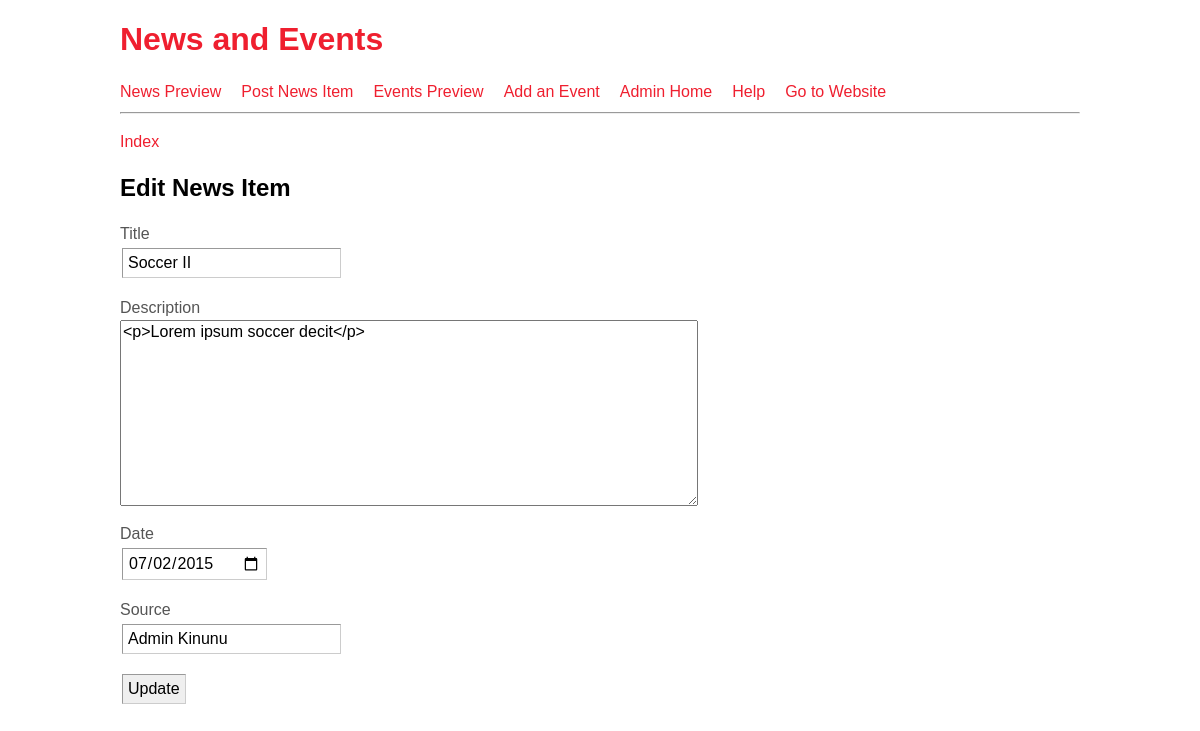
The page /edit-news.php?id=12 on the database its author committed.
### tables this page shows
CREATE TABLE IF NOT EXISTS `news` (
  `news_id` int(12) NOT NULL AUTO_INCREMENT,
  `news_date` date NOT NULL,
  `news_subj` varchar(155) NOT NULL,
  `news_message` text NOT NULL,
  `news_author` varchar(23) NOT NULL,
  PRIMARY KEY (`news_id`),
  FULLTEXT KEY `news_subj` (`news_subj`)
);

### edit-news.php (the view, shortened to what this page needs)
<?php
require_once('includes/config.php');
?>
<!doctype html>
<html lang="en">
<head>
  <link rel="stylesheet" href="news-style/normalize.css">
  <link rel="stylesheet" href="news-style/main.css">
</head>
<body>
<div id="wrapper">
	<?php include('menu.php');?>
	<p><a href="./">Index</a></p>
	<h2>Edit News Item</h2>
	<?php
		try {
			$stmt = $db->prepare('SELECT news_id, news_subj, news_message, news_author, news_date FROM news WHERE news_id = :news_id') ;
			$stmt->execute(array(':news_id' => $_GET['id']));
			$row = $stmt->fetch();
		} catch(PDOException $e) {
		    echo $e->getMessage();
		}
	?>
	<form action='' method='post'>
		<p><label>Title</label><br />
		<input type='text' name='news_subj' value='<?php echo $row['news_subj'];?>'></p>
		<p><label>Description</label><br />
		<textarea name='news_message' cols='60' rows='10'><?php echo $row['news_message'];?></textarea></p>
		<p><label>Date</label><br />
		<input type='date' name='news_date' value='<?php echo $row['news_date'];?>'></p>
		<p><label>Source</label><br />
		<input type='text' name='news_author' value='<?php echo $row['news_author'];?>'></p>
		<p><input type='submit' name='submit' value='Update'></p>
	</form>
</div>
</body>
</html>

### news-style/main.css (style rules this page uses)
#wrapper { margin:auto; width:960px; }
p,li { color: #555555; font-size: 16px; line-height: 1.5em; }
a { color: #EF1F2F; text-decoration: none; }
form input { border: 1px solid #999999; border-bottom-color: #cccccc; border-right-color: #cccccc; padding: 5px; font-family: Arial, Helvetica, sans-serif; font-size: 1.0em; margin: 2px; }

### rows shown on the page
news: news_subj "Soccer II", news_message "<p>Lorem ipsum soccer decit</p>", news_date "07/02/2015", news_author "Admin Kinunu"
